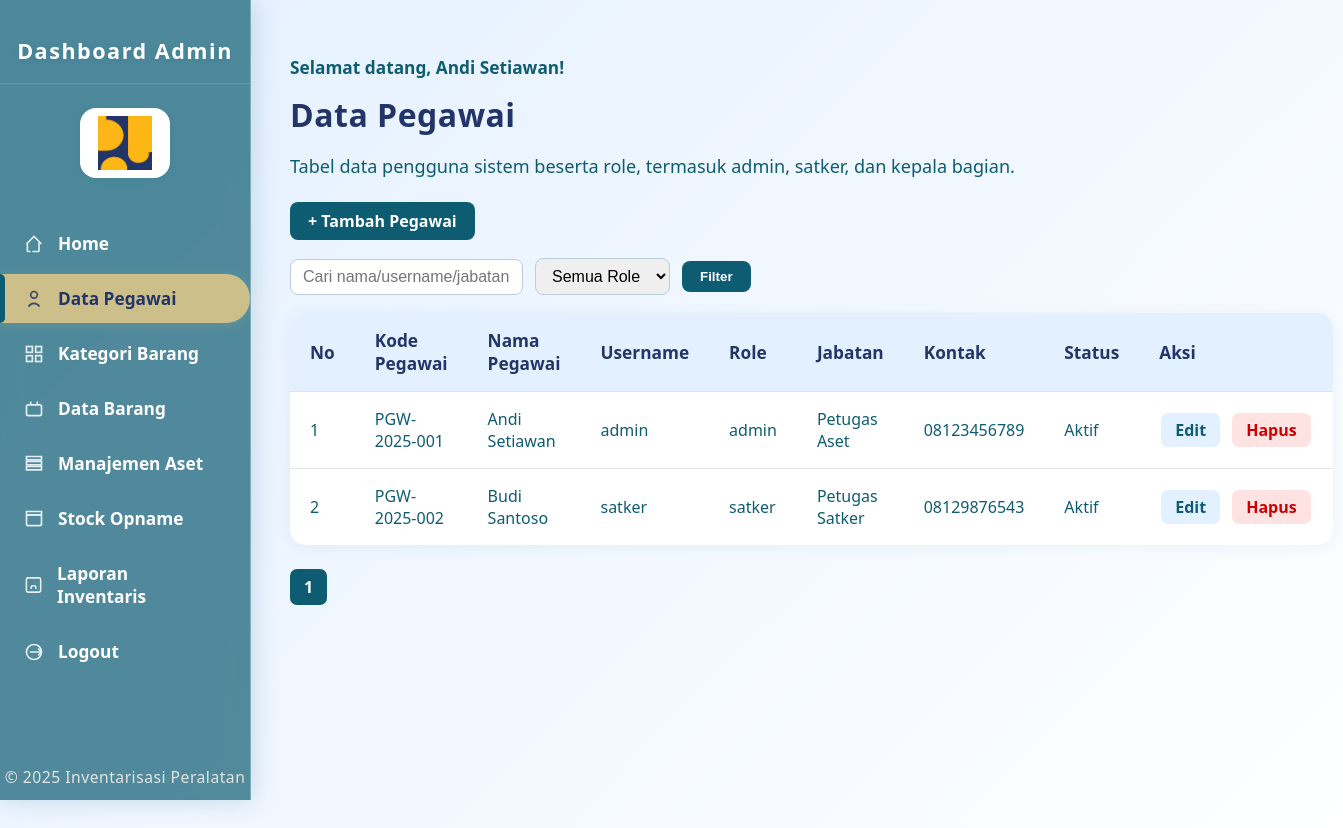
The page /admin/pegawai/index.php (signed in) on the database its author committed.
### tables this page shows
CREATE TABLE `pegawai` (
  `kode_pegawai` varchar(20) NOT NULL,
  `nama_pegawai` varchar(100) NOT NULL,
  `username` varchar(50) NOT NULL,
  `password` varchar(255) NOT NULL,
  `role` varchar(30) NOT NULL,
  `jabatan` varchar(100) DEFAULT NULL,
  `kontak` varchar(50) DEFAULT NULL,
  `aktif` tinyint(1) DEFAULT 1
);

### include/auth.php (called while the page is built, shortened)
<?php
function cek_akses($role, $halaman, $aksi = 'read') {
    if ($role === 'admin') return true;
    return false;
}

### admin/pegawai/index.php (the view, shortened to what this page needs)
<?php
require_once __DIR__ . '/../../include/auth.php';
$role = $_SESSION['role'] ?? '';
require_once __DIR__ . '/../../include/koneksi.php';
$namaPegawai = isset($_SESSION['nama_pegawai']) ? $_SESSION['nama_pegawai'] : '';
$search = trim($_GET['search'] ?? '');
$where = [];
$whereSql = $where ? 'WHERE ' . implode(' AND ', $where) : '';
$perPage = 10;
$page = max(1, intval($_GET['page'] ?? 1));
$offset = ($page - 1) * $perPage;
$total = $conn->query("SELECT COUNT(*) as jml FROM pegawai $whereSql")->fetch_assoc()['jml'];
$totalPages = ceil($total / $perPage);
$q = $conn->query("SELECT * FROM pegawai $whereSql ORDER BY kode_pegawai ASC LIMIT $perPage OFFSET $offset");
$canEdit = cek_akses($role, 'pegawai', 'update');
$canDelete = cek_akses($role, 'pegawai', 'delete');
?>
<!DOCTYPE html>
<html lang="id">
<head>
    <link rel="stylesheet" href="../../style.css">
</head>
<body>
    <div class="admin-layout">
        <?php include_once __DIR__ . '/../../include/Sidebar.php'; ?>
        <main class="admin-content">
            <?php if ($namaPegawai): ?>
                <div style="font-size:1.08rem;font-weight:600;color:#0E5C71;margin-bottom:14px;">Selamat datang, <?= htmlspecialchars($namaPegawai) ?>!</div>
            <?php endif; ?>
            <div class="page-title">Data Pegawai</div>
            <div class="desc">Tabel data pengguna sistem beserta role, termasuk admin, satker, dan kepala bagian.</div>
            <a href="tambah.php" style="margin-bottom:18px;display:inline-block;background:#0E5C71;color:#fff;padding:8px 18px;border-radius:8px;text-decoration:none;font-weight:600;">+ Tambah Pegawai</a>
            <form class="filter-bar" method="get" action="">
                <input type="text" name="search" placeholder="Cari nama/username/jabatan..." value="<?= htmlspecialchars($search) ?>">
                <select name="role">
                    <option value="">Semua Role</option>
                </select>
                <button type="submit">Filter</button>
            </form>
            <table class="invent-table">
                <thead>
                    <tr>
                        <th>No</th>
                        <th>Kode Pegawai</th>
                        <th>Nama Pegawai</th>
                        <th>Username</th>
                        <th>Role</th>
                        <th>Jabatan</th>
                        <th>Kontak</th>
                        <th>Status</th>
                        <th>Aksi</th>
                    </tr>
                </thead>
                <tbody>
                <?php if ($q->num_rows == 0): ?>
                    <tr><td colspan="9" style="text-align:center;color:#888;">Tidak ada data.</td></tr>
                <?php endif; $no = $offset+1; while ($row = $q->fetch_assoc()): ?>
                    <tr>
                        <td><?= $no++ ?></td>
                        <td><?= htmlspecialchars($row['kode_pegawai']) ?></td>
                        <td><?= htmlspecialchars($row['nama_pegawai']) ?></td>
                        <td><?= htmlspecialchars($row['username']) ?></td>
                        <td><?= htmlspecialchars($row['role']) ?></td>
                        <td><?= htmlspecialchars($row['jabatan']) ?></td>
                        <td><?= htmlspecialchars($row['kontak']) ?></td>
                        <td><?= $row['aktif'] ? 'Aktif' : 'Nonaktif' ?></td>
                        <td>
                            <div style="display:flex;gap:8px;justify-content:center;align-items:center;">
                            <?php if ($canEdit): ?>
                            <a href="edit.php?kode=<?= urlencode($row['kode_pegawai']) ?>" class="action-btn action-edit">Edit</a>
                            <?php else: ?>
                            <a href="#" class="action-btn action-edit" onclick="aksesDitolakSwal();return false;">Edit</a>
                            <?php endif; ?>
                            <?php if ($canDelete): ?>
                            <a href="#" class="action-btn action-del" onclick="hapusPegawaiSwal('<?= htmlspecialchars($row['kode_pegawai']) ?>');return false;">Hapus</a>
                            <?php else: ?>
                            <a href="#" class="action-btn action-del" onclick="aksesDitolakSwal();return false;">Hapus</a>
                            <?php endif; ?>
                            </div>
                        </td>
                    </tr>
                <?php endwhile; ?>
                </tbody>
            </table>
            <div class="pagination">
                <?php for($i=1;$i<=$totalPages;$i++): ?>
                    <?php if($i==$page): ?><span class="active"><?= $i ?></span><?php else: ?>
                        <a href="?<?= http_build_query(array_merge($_GET,["page"=>$i])) ?>"><?= $i ?></a>
                    <?php endif; ?>
                <?php endfor; ?>
            </div>
        </main>
    </div>
</body>
</html>

### style.css (style rules this page uses)
html, body { height: 100%; }
body { font-family: 'Segoe UI', Arial, sans-serif; margin: 0; background: #fff; color: #0E5C71; padding-bottom: 54px; box-sizing: border-box; min-height: 100vh; display: flex; flex-direction: column; }

### admin/pegawai/index.php (style rules this page uses)
body { margin: 0; background: linear-gradient(135deg, #e3f0ff 0%, #fff 100%); font-family: 'Segoe UI', 'Roboto', Arial, sans-serif; }
.admin-layout { min-height: 100vh; }
.admin-content { margin-left: 250px; padding: 56px 40px 40px 40px; display: flex; flex-direction: column; align-items: flex-start; justify-content: flex-start; min-height: 100vh; }
.page-title { font-size: 2rem; font-weight: 900; color: #223468; margin-bottom: 18px; letter-spacing: 0.5px; }
.desc { color: #0E5C71; margin-bottom: 24px; font-size: 1.13rem; font-weight: 500; }
.invent-table { width: 100%; border-collapse: collapse; background: #fff; border-radius: 16px; overflow: hidden; box-shadow: 0 2px 16px #0E5C7110; }
.invent-table th, .invent-table td { padding: 16px 20px; border-bottom: 1px solid #e3e3e3; text-align: left; }
.invent-table th { background: #e3f0ff; color: #223468; font-weight: 800; font-size: 1.08rem; }
.invent-table tr:last-child td { border-bottom: none; }
.filter-bar { display: flex; flex-wrap: wrap; gap: 12px; margin-bottom: 18px; align-items: center; }
.filter-bar input, .filter-bar select { padding: 8px 12px; border-radius: 8px; border: 1px solid #bcd; font-size: 1rem; }
.filter-bar button { background: #0E5C71; color: #fff; border: none; border-radius: 8px; padding: 8px 18px; font-weight: 600; cursor: pointer; transition: background 0.2s; }
.action-btn { display: inline-block; margin: 0 2px; padding: 6px 14px; border-radius: 7px; font-weight: 600; border: none; cursor: pointer; transition: background 0.2s, color 0.2s; }
.action-edit { background: #e3f0ff; color: #0E5C71; }
.action-del { background: #ffe3e3; color: #c00; }
.pagination { margin: 24px 0 0 0; display: flex; gap: 6px; flex-wrap: wrap; }
.pagination a, .pagination span { padding: 7px 14px; border-radius: 7px; background: #e3f0ff; color: #223468; text-decoration: none; font-weight: 600; }
.pagination .active { background: #0E5C71; color: #fff; }
.action-btn, .filter-bar button, .btn-main, .btn-cancel, .btn, button, input[type=submit], input[type=button] { border: none !important; outline: none !important; box-shadow: none; text-decoration: none !important; }
.action-btn:link, .action-btn:visited, .action-btn:active, .action-btn:focus, .action-btn:hover { text-decoration: none !important; }

### rows shown on the page
pegawai: kode_pegawai "PGW-2025-001", nama_pegawai "Andi Setiawan", username "admin", role "admin", jabatan "Petugas Aset", kontak "08123456789", aktif "Aktif"
pegawai: kode_pegawai "PGW-2025-002", nama_pegawai "Budi Santoso", username "satker", role "satker", jabatan "Petugas Satker", kontak "08129876543", aktif "Aktif"

### other values the page prints
$namaPegawai "Andi Setiawan"
